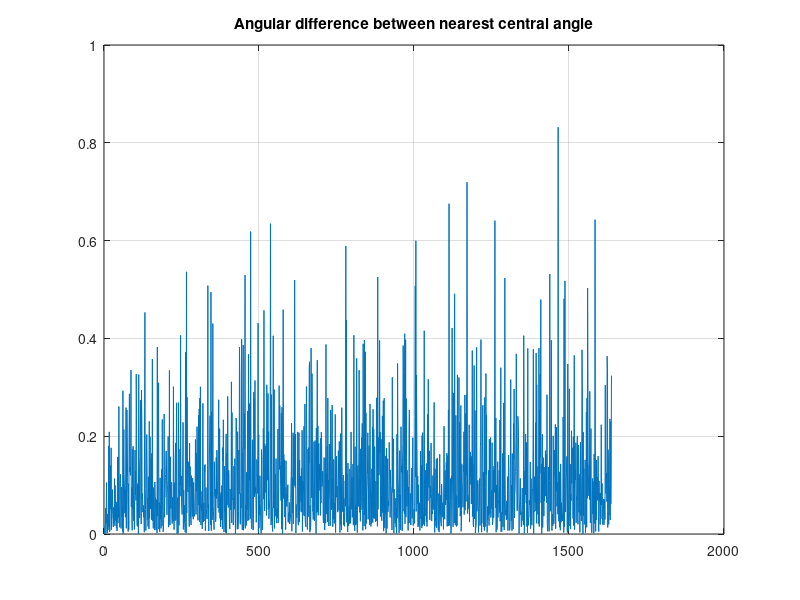
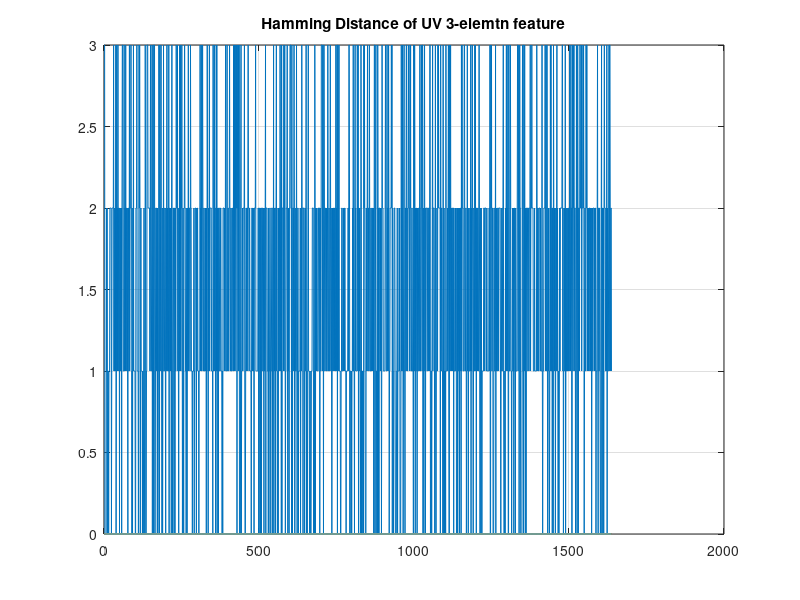

Recreate these plots in MATLAB, in order.
clear all
close all

load('parsed_star_catalog.mat')
n = length(position);
features = zeros(n,7);      % Feature order:[Star1_ind Star2_ind Star3_ind central_angle Star1_isUV? Star2_isUV? Star3_isUV?]
features_binary = zeros(n,3);% Feature order:[Star1_ind central_angle any_star_UV?]
for i = 1:length(position)

    central_star = position(i,:);
    position_difference_angle = acos(position * central_star'); % internal angle between central star and all other vectors
    [~,nearest_ind] = sort(position_difference_angle); % nearest one its with itself, second and third nearest are what we want
    nearest_1 = nearest_ind(2); % Star 2 index
    nearest_2 = nearest_ind(3); % Star 3 index
    vector_1 = position(nearest_1,:) - central_star; 
    vector_2 = position(nearest_2,:) - central_star;
    central_angle = acos(dot(vector_1,vector_2)/(norm(vector_1)*norm(vector_2)));
    
    uv_bool = [isempty(intersect(ind_uv,i)),...
                isempty(intersect(ind_uv,nearest_1)),...
                 isempty(intersect(ind_uv,nearest_2))]; % Binary vector describing if Star 1, 2 or 3 are UV stars
    
    features(i,:) = [i nearest_1 nearest_2 central_angle uv_bool];
    features_binary(i,:) = [i central_angle sum(uv_bool)/max([sum(uv_bool),1])];
end

save('feature_database.mat','features','features_binary')


%% Angle Difference Error
figure;
plot(diff(sort(features(:,4)))*180/pi); grid on
title('Angular difference between nearest central angle')

[~,ang_ind] = sort(features(:,4));
hamming_distance = zeros(n-1);

for i = 1:n-1
    
    X = features(ang_ind(i),5:7);
    Y = features(ang_ind(i+1),5:7);
    hamming_distance(i) = pdist2(X,Y,'hamming');

end
figure;
plot(hamming_distance*3); grid on
title('Hamming Distance of UV 3-elemtn feature')


